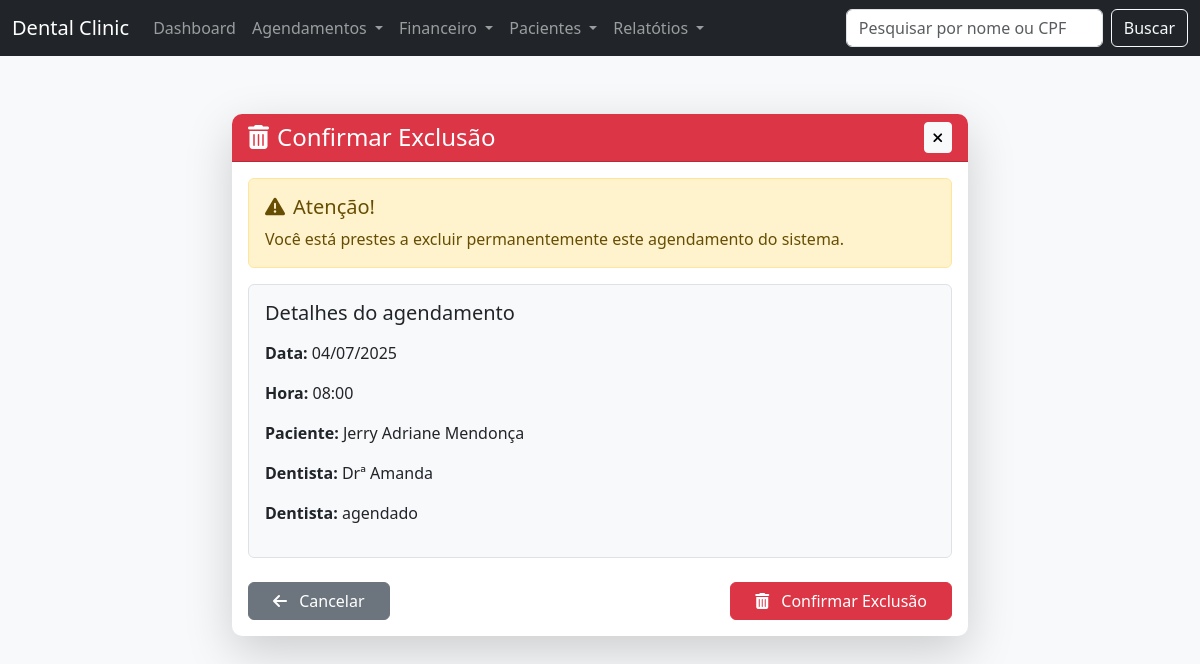
/agendamento/excluir/5/, run on an earlier commit of the app's database.
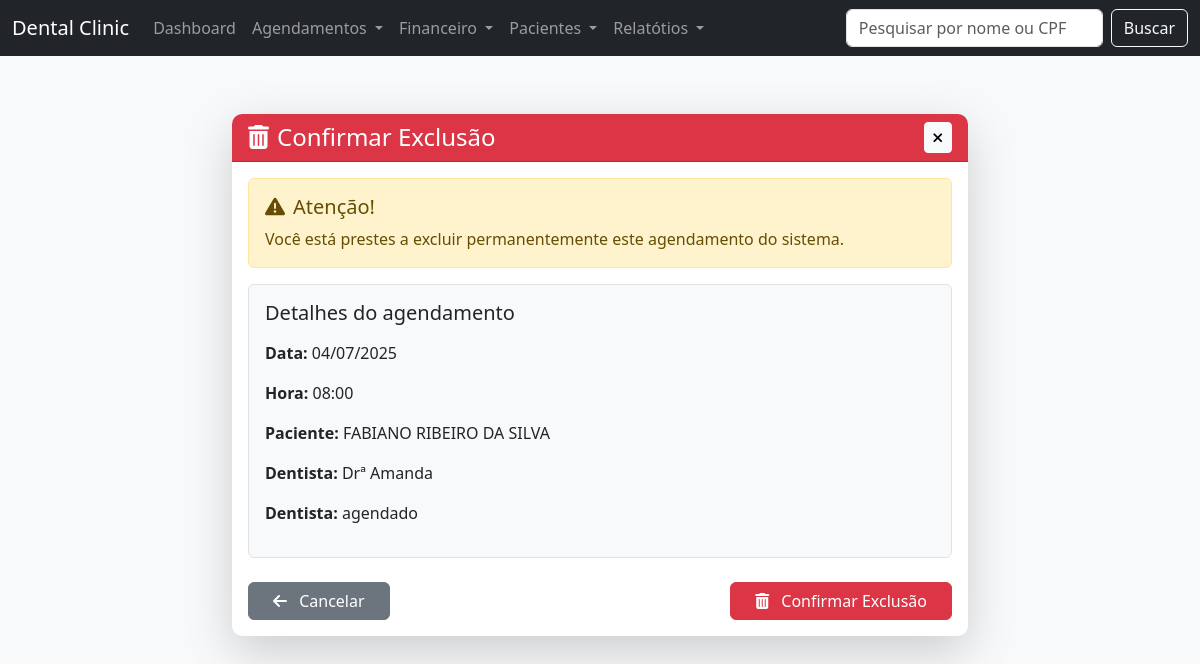
And on a later commit of the database.
### agendamento/models.py (models this page shows, shortened)
class Agendamento(models.Model):
    paciente = models.ForeignKey(Paciente, on_delete=models.CASCADE)
    dentista = models.ForeignKey(Dentista, on_delete=models.SET_NULL, null=True, blank=True)
    data = models.DateField()
    hora = models.TimeField()
    status = models.CharField(max_length=20, choices=STATUS, default='agendado')
    confirmacao = models.CharField(
        max_length=10,
        choices=CONFIRMACAO_CHOICES,
        default='nao'
    )
    observacoes = models.TextField(blank=True, null=True)
    data_criacao = models.DateTimeField(auto_now_add=True)

class Dentista(models.Model):
    nome = models.CharField(max_length=150)
    especialidade = models.CharField(max_length=100, blank=True, null=True)

### paciente/models.py (models this page shows, shortened)
class Paciente(models.Model):
    nome = models.CharField(max_length=100)
    cpf = models.CharField(max_length=14, unique=True)
    data_nascimento = models.DateField()
    nome_pai = models.CharField(max_length=150, blank=True, null=True)
    nome_mae = models.CharField(max_length=150, blank=True, null=True)
    nacionalidade = models.CharField(max_length=100, blank=True, null=True)
    naturalidade = models.CharField(max_length=100, blank=True, null=True)
    estado_civil = models.CharField(
        max_length=20,
        choices=[
            ('solteiro', 'Solteiro(a)'),
            ('casado', 'Casado(a)'),
            ('divorciado', 'Divorciado(a)'),
            ('viuvo', 'Viúvo(a)'),
            ('outro', 'Outro'),
        ],
        blank=True,
        null=True
    )
    sexo = models.CharField(
        max_length=10,
        choices=[
            ('masculino', 'Masculino'),
            ('feminino', 'Feminino'),
            ('outro', 'Outro'),
        ],
        blank=True,
        null=True
    )
    profissao = models.CharField(max_length=100, blank=True, null=True)
    telefone = models.CharField(max_length=20, blank=True, null=True)
    observacao_contato = models.TextField(blank=True, null=True)
    cep = models.CharField(max_length=9, blank=True, null=True)
    endereco = models.CharField(max_length=150, blank=True, null=True)
    numero = models.CharField(max_length=10, blank=True, null=True)
    bairro = models.CharField(max_length=100, blank=True, null=True)
    cidade = models.CharField(max_length=100, blank=True, null=True)
    uf = models.CharField(max_length=2, blank=True, null=True)
    complemento = models.CharField(max_length=100, blank=True, null=True)
    ponto_referencia = models.CharField(max_length=150, blank=True, null=True)
    outras_observacoes = models.TextField(blank=True, null=True)
    data_cadastro = models.DateTimeField(auto_now_add=True)

### agendamento/views.py (the view)
# urls.py: path('excluir/<int:pk>/', views.excluir_agenda, name='excluir_agenda'),
def excluir_agenda(request, pk):
    agendamento = get_object_or_404(Agendamento, pk=pk)
    if request.method == 'POST':
        agendamento.delete()
        return redirect('agendamento:lista_agendamentos')
    return render(request, 'agendamento/confirmar_excluir.html', {'agendamento': agendamento})

### agendamento/templates/agendamento/confirmar_excluir.html (shortened to what this page needs)
{% extends 'core/base.html' %}
{% load static %}
{% block content %}
<div class="container mt-4">
    <div class="row justify-content-center">
        <div class="col-md-8">
            <div class="card shadow-lg border-0">
                <div class="card-header bg-danger text-white">
                    <div class="d-flex justify-content-between align-items-center">
                        <h4 class="mb-0">
                            <i class="fas fa-trash-alt me-2"></i>Confirmar Exclusão
                        </h4>
                        <a href="{% url 'financeiro:lista_caixa' %}" class="btn btn-light btn-sm">
                            <i class="fas fa-times"></i>
                        </a>
                    </div>
                </div>
                <div class="card-body">
                    <div class="alert alert-warning" role="alert">
                        <h5 class="alert-heading">
                            <i class="fas fa-exclamation-triangle me-2"></i>Atenção!
                        </h5>
                        <p class="mb-0">Você está prestes a excluir permanentemente este agendamento do sistema.</p>
                    </div>
                    <div class="border p-3 mb-4 rounded bg-light">
                        <h5 class="mb-3">Detalhes do agendamento</h5>
                        <div class="row">
                            <div class="col-md-6">
                                <p><strong>Data:</strong> {{ agendamento.data|date:"d/m/Y" }}</p>
                                <p><strong>Hora:</strong> {{ agendamento.hora|time:"H:i" }}</p>
                                <p><strong>Paciente:</strong> {{ agendamento.paciente.nome }}</p>
                                <p><strong>Dentista:</strong> {{ agendamento.dentista.nome }}</p>
                                <p><strong>Dentista:</strong> {{ agendamento.status }}</p>
                            </div>
                        </div>
                    </div>
                    <form method="post" class="mt-4">
                        <div class="d-flex justify-content-between">
                            <a href="{% url 'agendamento:lista_agendamentos' %}" class="btn btn-secondary px-4">
                                <i class="fas fa-arrow-left me-2"></i> Cancelar
                            </a>
                            <button type="submit" class="btn btn-danger px-4">
                                <i class="fas fa-trash-alt me-2"></i> Confirmar Exclusão
                            </button>
                        </div>
                    </form>
                </div>
            </div>
        </div>
    </div>
</div>
{% endblock %}

What changed in the data, as far as the page shows it:
changed Agendamento "agendado": paciente.nome "Jerry Adriane Mendonça" → "FABIANO RIBEIRO DA SILVA"
